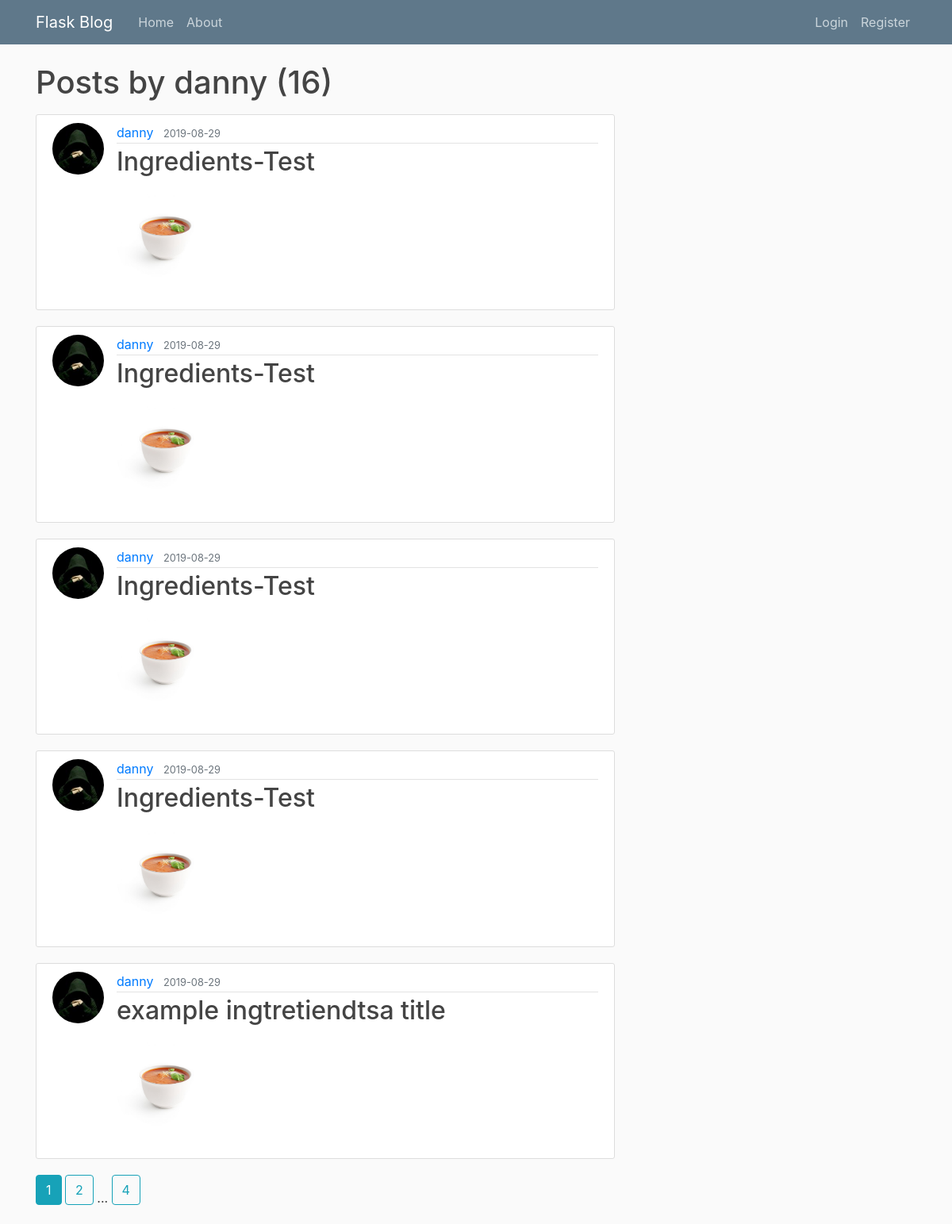
Before: /user/danny with the older database file.
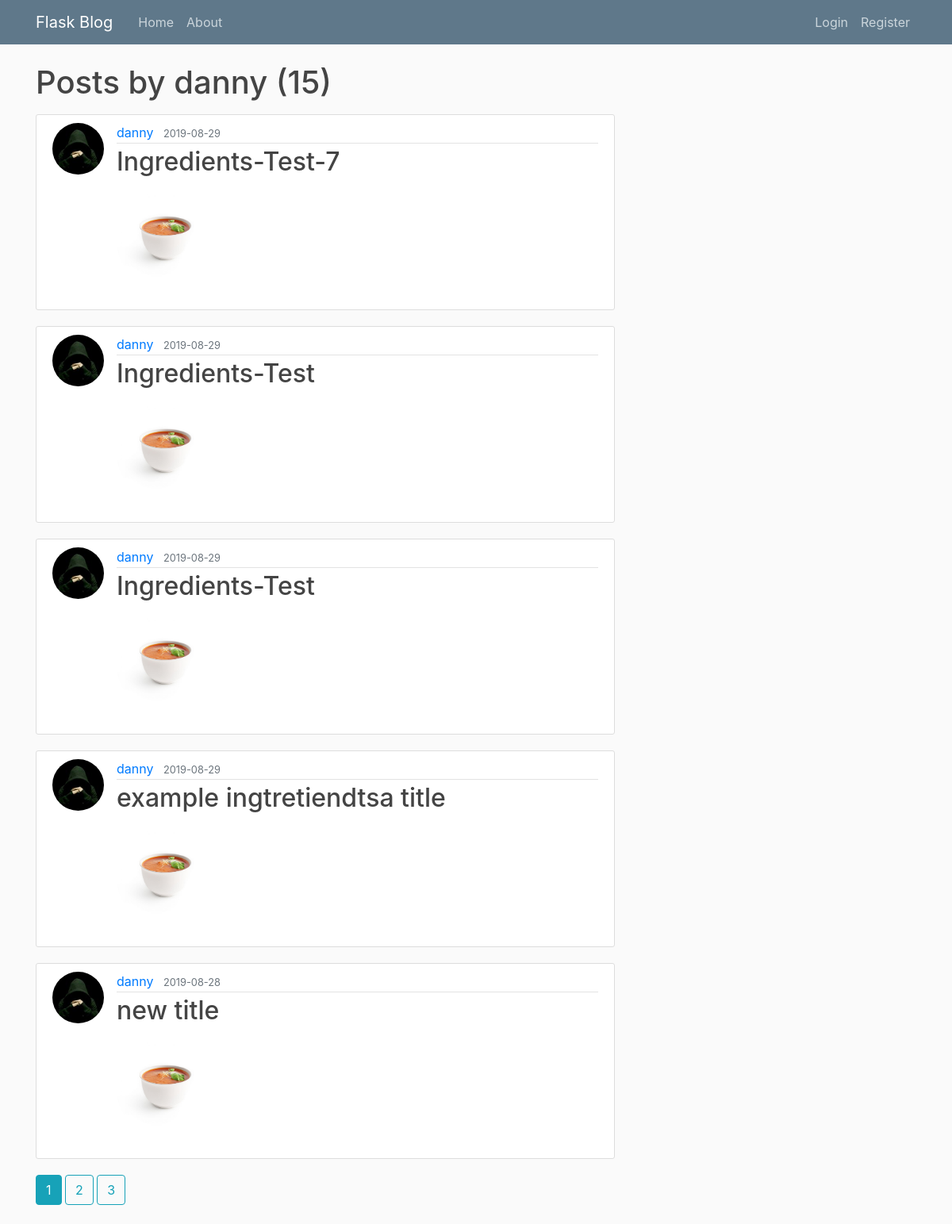
After: the same page with the newer database file.
### backend/flaskblog/models.py (models this page shows, shortened)
class User(db.Model, UserMixin):
    id = db.Column(db.Integer, primary_key=True)
    username = db.Column(db.String(20), unique=True, nullable=False)
    email = db.Column(db.String(120), unique=True, nullable=False)
    image_file = db.Column(db.String(20), nullable=False, default='2.jpg')
    password = db.Column(db.String(60), nullable=False)
    posts = db.relationship('Post', backref='author', lazy=True)

class Post(db.Model):
    id = db.Column(db.Integer, primary_key=True)
    title = db.Column(db.String(100), nullable=False)
    time = db.Column(db.String(100), nullable=False)
    serves = db.Column(db.String(100), nullable=False)
    cal = db.Column(db.String(100), nullable=False)
    date_posted = db.Column(db.DateTime, nullable=False, default=datetime.utcnow)
    ingredients = db.Column(db.PickleType(), nullable=False)
    steps = db.Column(db.PickleType(), nullable=False)
    image = db.Column(db.String(20), nullable=False, default='image.jpg')
    user_id = db.Column(db.Integer, db.ForeignKey('user.id'), nullable=False)

### backend/flaskblog/routes.py (the view)
@app.route("/user/<string:username>")
def user_posts(username):
    page = request.args.get('page', 1, type=int)
    user = User.query.filter_by(username=username).first_or_404()
    posts = Post.query.filter_by(author=user)\
        .order_by(Post.date_posted.desc())\
        .paginate(page=page, per_page=5)
    return render_template('user_posts.html', posts=posts, user=user)

### backend/flaskblog/templates/user_posts.html (shortened to what this page needs)
{% extends "layout.html" %}
{% block content %}
    <h1 class="mb-3">Posts by {{ user.username }} ({{ posts.total }})</h1>
    {% for post in posts.items %}
        <article class="media content-section">
          <img class="rounded-circle article-img" src="{{ url_for('static', filename='profile_pics/' + post.author.image_file) }}">
          <div class="media-body">
            <div class="article-metadata">
              <a class="mr-2" href="{{ url_for('user_posts', username=post.author.username) }}">{{ post.author.username }}</a>
              <small class="text-muted">{{ post.date_posted.strftime('%Y-%m-%d') }}</small>
            </div>
            <h2><a class="article-title" href="{{ url_for('post', post_id=post.id) }}">{{ post.title }}</a></h2>
            <img class="rounded-circle account-img" src="{{ post.image }}">
          </div>
        </article>
    {% endfor %}
    {% for page_num in posts.iter_pages(left_edge=1, right_edge=1, left_current=1, right_current=2) %}
      {% if page_num %}
        {% if posts.page == page_num %}
          <a class="btn btn-info mb-4" href="{{ url_for('user_posts', username=user.username, page=page_num) }}">{{ page_num }}</a>
        {% else %}
          <a class="btn btn-outline-info mb-4" href="{{ url_for('user_posts', username=user.username, page=page_num) }}">{{ page_num }}</a>
        {% endif %}
      {% else %}
        ...
      {% endif %}
    {% endfor %}
{% endblock content %}

### backend/flaskblog/templates/layout.html (shortened to what this page needs)
<!DOCTYPE html>
<html>
<head>
    <link rel="stylesheet" href="https://maxcdn.bootstrapcdn.com/bootstrap/4.0.0/css/bootstrap.min.css">
    <link rel="stylesheet" type="text/css" href="{{ url_for('static', filename='main.css') }}">
</head>
<body>
    <header class="site-header">
      <nav class="navbar navbar-expand-md navbar-dark bg-steel fixed-top">
        <div class="container">
          <a class="navbar-brand mr-4" href="/">Flask Blog</a>
          <div class="collapse navbar-collapse" id="navbarToggle">
            <div class="navbar-nav mr-auto">
              <a class="nav-item nav-link" href="{{ url_for('home') }}">Home</a>
              <a class="nav-item nav-link" href="{{ url_for('about') }}">About</a>
            </div>
            <div class="navbar-nav">
              {% if current_user.is_authenticated %}
                <a class="nav-item nav-link" href="{{ url_for('new_post') }}">New Post</a>
                <a class="nav-item nav-link" href="{{ url_for('account') }}">Account</a>
                <a class="nav-item nav-link" href="{{ url_for('logout') }}">Logout</a>
              {% else %}
                <a class="nav-item nav-link" href="{{ url_for('login') }}">Login</a>
                <a class="nav-item nav-link" href="{{ url_for('register') }}">Register</a>
              {% endif %}
            </div>
          </div>
        </div>
      </nav>
    </header>
    <main role="main" class="container">
      <div class="row">
        <div class="col-md-8">
          {% block content %}{% endblock %}
        </div>
      </div>
    </main>
</body>
</html>

### backend/flaskblog/static/main.css (style rules this page uses)
body { background: #fafafa; color: #333333; margin-top: 5rem; }
h1, h2, h3, h4, h5, h6 { color: #444444; }
.bg-steel { background-color: #5f788a; }
.site-header .navbar-nav .nav-link { color: #cbd5db; }
.content-section { background: #ffffff; padding: 10px 20px; border: 1px solid #dddddd; border-radius: 3px; margin-bottom: 20px; }
.article-title { color: #444444; }
.article-img { height: 65px; width: 65px; margin-right: 16px; }
.article-metadata { padding-bottom: 1px; margin-bottom: 4px; border-bottom: 1px solid #e3e3e3 }
.account-img { height: 125px; width: 125px; margin-right: 20px; margin-bottom: 16px; }

Changed rows visible on the page:
removed Post: image_file (picture), author.username "danny", date_posted "2019-08-29", title "Ingredients-Test", image (picture)
changed Post: title "Ingredients-Test" → "Ingredients-Test-7"
now on this page (row edited): Post: image_file (picture), author.username "danny", date_posted "2019-08-28", title "new title", image (picture)
Other visible differences:
{{ posts.total }}: "16" → "15"
new list line: "3"
list line gone: "4"
